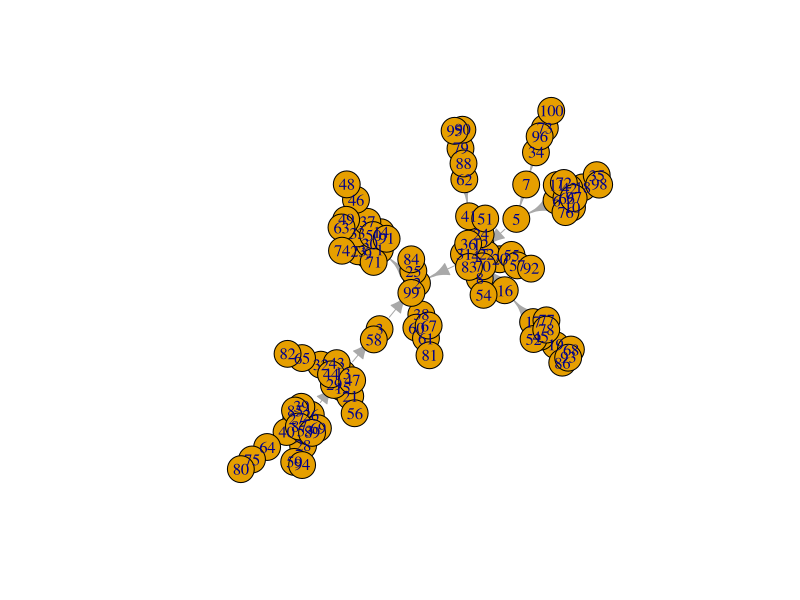
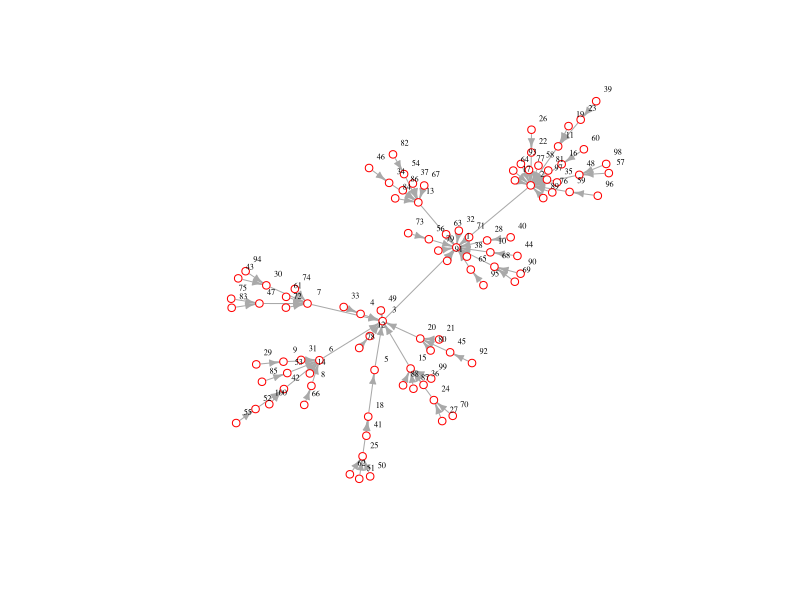
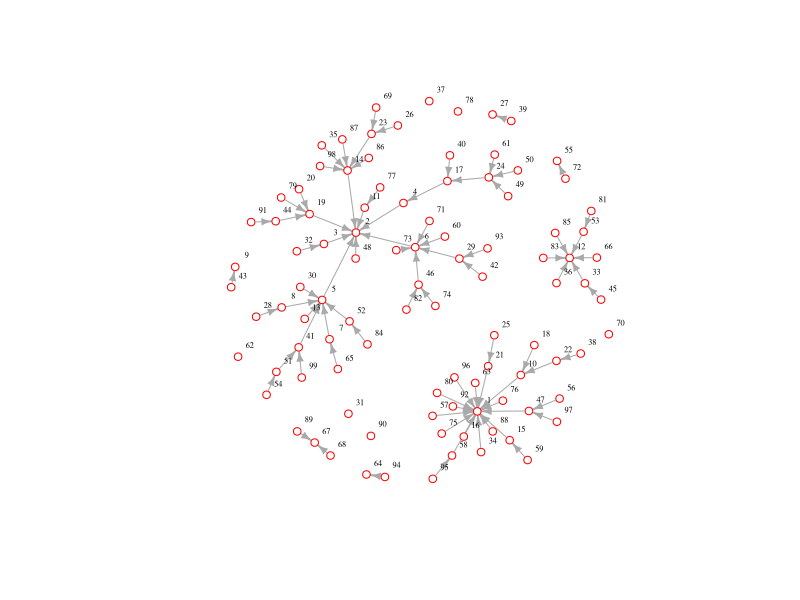
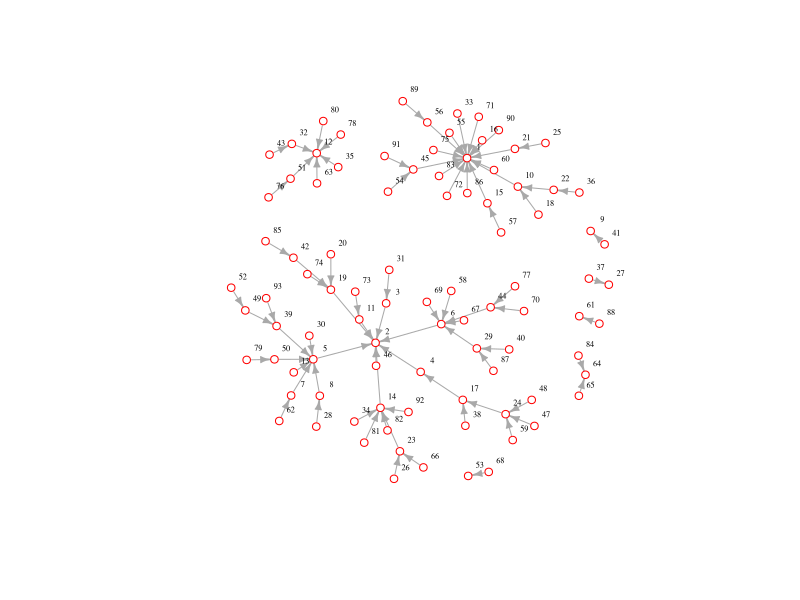
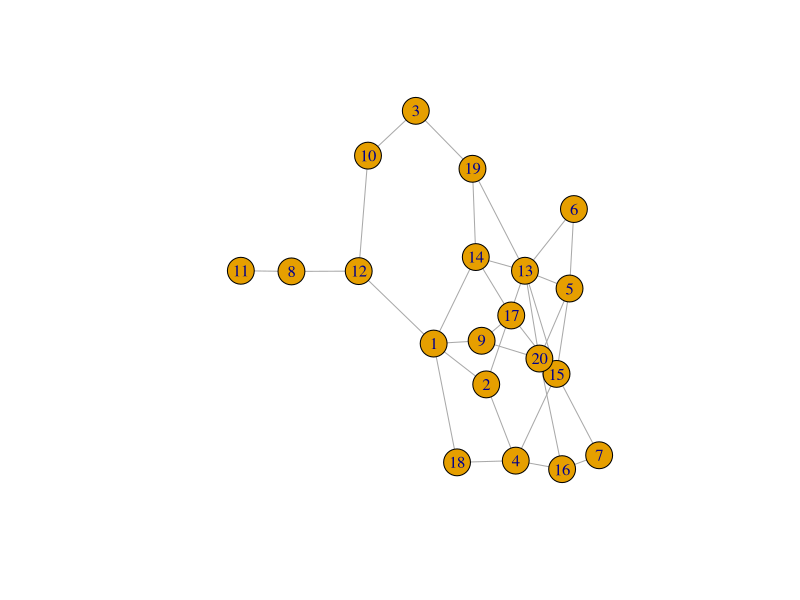
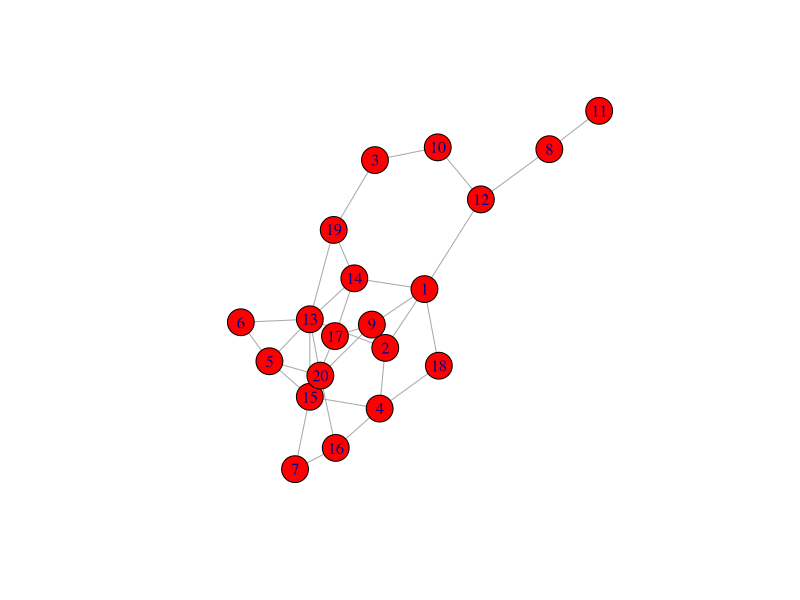
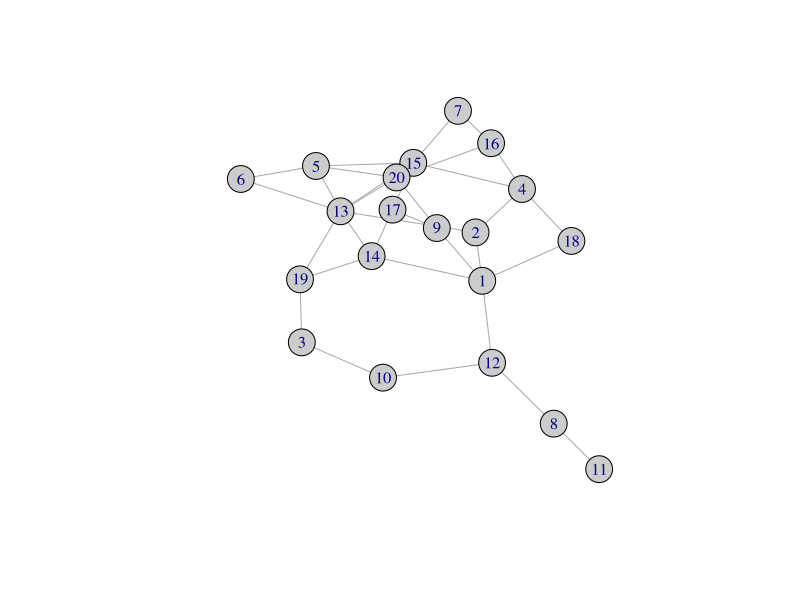
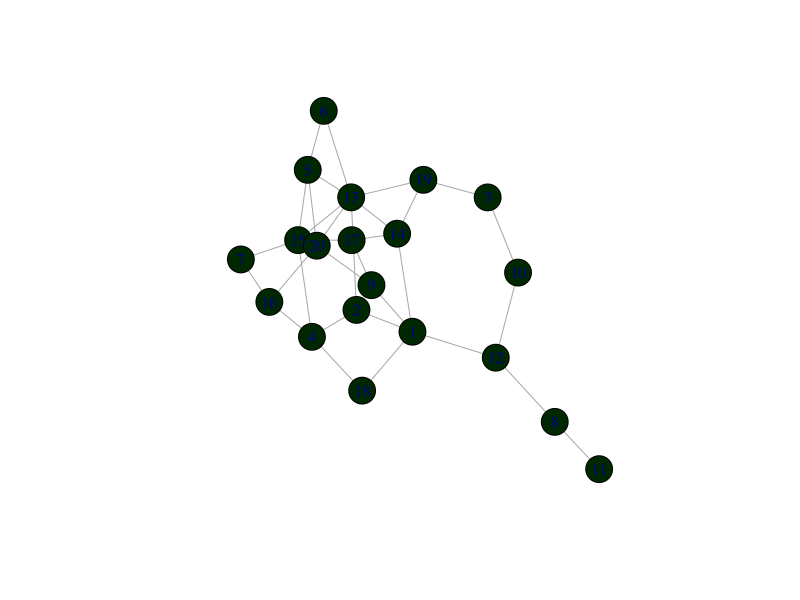

R code for these plots, in order:
## ---- chunk 1
knitr::opts_chunk$set(echo = TRUE)
## ---- chunk 2
library(igraph)
g <- igraph::barabasi.game(n=100)
plot(g)
## ---- chunk 3
library(igraph)
g <- igraph::barabasi.game(n=100)
layout <- layout.auto(g)
# Plotting with configuration
plot(g, 
     edge.arrow.size=.5, 
     vertex.color="white", 
     vertex.size=4,
     vertex.frame.color="red", 
     vertex.label.color="black", 
     vertex.label.cex=0.5, 
     vertex.label.dist=1.2, 
     edge.curved=0,
     layout=layout) 
## ---- chunk 4
clusters(g)
## ---- chunk 5
V(g)[degree(g) == max(degree(g))]
## ---- chunk 6
g = delete_vertices(g,"1")
## ---- chunk 7
layout <- layout.auto(g)
# Plotting with configuration
plot(g, 
     edge.arrow.size=.5, 
     vertex.color="white", 
     vertex.size=4,
     vertex.frame.color="red", 
     vertex.label.color="black", 
     vertex.label.cex=0.5, 
     vertex.label.dist=1.2, 
     edge.curved=0,
     layout=layout) 
## ---- chunk 8
Isolated = which(degree(g)==0) 
g_post_king = delete.vertices(g, Isolated)
## ---- chunk 9
layout <- layout.auto(g_post_king)
# Plotting with configuration
plot(g_post_king, 
     edge.arrow.size=.5, 
     vertex.color="white", 
     vertex.size=4,
     vertex.frame.color="red", 
     vertex.label.color="black", 
     vertex.label.cex=0.5, 
     vertex.label.dist=1.2, 
     edge.curved=0,
     layout=layout) 
## ---- chunk 10
G = igraph::erdos.renyi.game(n=20, p.or.m = 1/5)
plot(G)
## ---- chunk 11
plot(G,vertex.color="red")
plot(G,vertex.color="grey80")
plot(G,vertex.color=rgb(0,40,0,maxColorValue=255))
## ---- chunk 12
G <- random.graph.game(n=123,p.or.m = 1/8)
plot(G)
## ---- chunk 13
G <- random.graph.game(n=123,p.or.m = 1/8)
plot(G, vertex.color=rgb(0,0,1,.2))
## ---- chunk 14
nodes <- read.csv("../data/nodes_necromancers.csv")
edges <- read.csv("../data/edges_necromancers.csv")
role_colors <- read.csv("../data/role_colors_necromancers.csv")
## ---- chunk 15
ng <- graph_from_data_frame(edges, directed = FALSE)
layout <- layout.fruchterman.reingold(ng)
plot(ng, 
     edge.arrow.size=.5, 
     vertex.color="white", 
     vertex.size=4,
     vertex.frame.color="blue", 
     vertex.label.color="black", 
     vertex.label.cex=0.9, 
     vertex.label.dist=1.2, 
     edge.curved=0,
     layout=layout) 
## ---- chunk 16
node_count = length(V(ng))
node_count
## ---- chunk 17
library(dplyr)
for(i in 1:node_count ){
        node_name = vertex_attr(ng,"name",i)
        # role from data frame by name
        nodes %>% filter(person ==node_name) %>% select("role") ->node_role
        person_role = as.character(node_role$role)
        vertex_attr(ng,"role",i) = person_role
        # color from data frame by role
        role_colors %>% filter(role == person_role) %>% select("color") ->color
        color = as.character(color$color)
        vertex_attr(ng,"color",i) = color
}
## ---- chunk 18
vertex.attributes(ng)
## ---- chunk 19
layout <- layout.auto(ng)
plot(ng, 
     edge.arrow.size=.5, 
     vertex.size=6,
     vertex.frame.color="black", 
     vertex.label.color="black", 
     vertex.label.cex=0.9, 
     vertex.label.dist=1.2, 
     edge.curved=0,
     layout=layout) 
